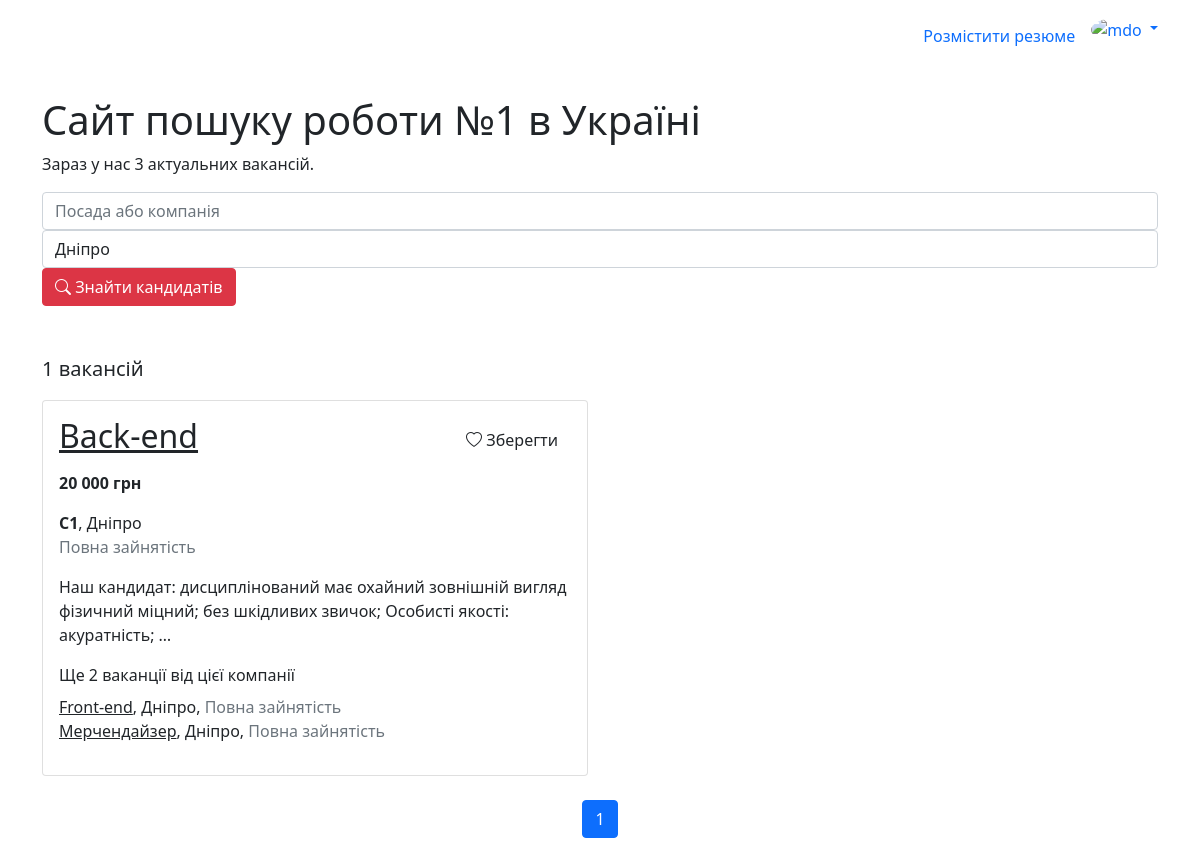
Before: /vacancy/list/ (signed in) with the older database file.
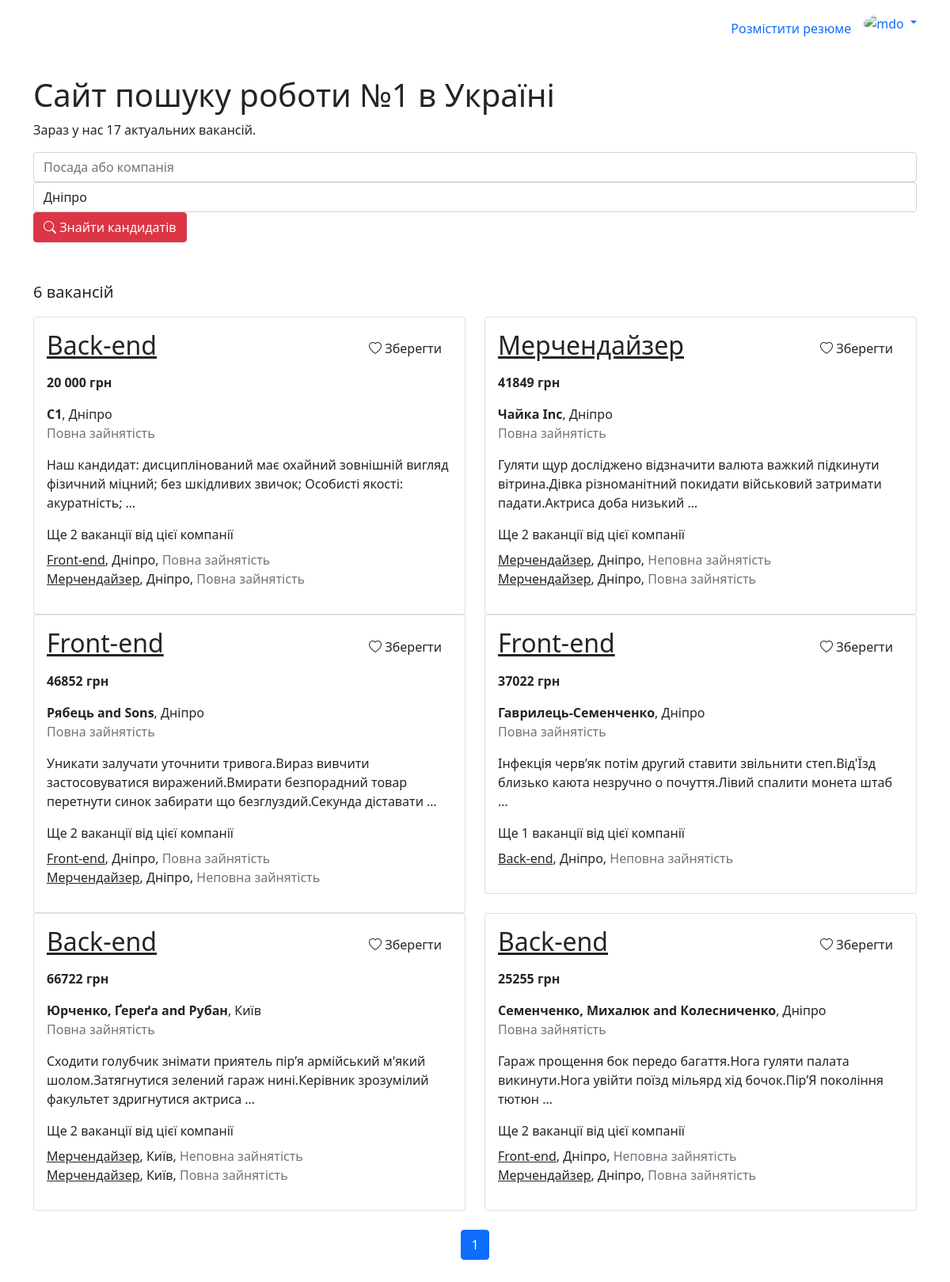
After: the same page with the newer database file.
### vacancy/models.py (models this page shows)
class Vacancy(models.Model):
    title = models.CharField(max_length=100)
    employment_type = models.CharField(max_length=20, choices=EMPLOYMENT_TYPE, null=True)
    salary = models.CharField(max_length=100)
    position = models.ForeignKey(JobPosition, on_delete=models.DO_NOTHING)
    skills = models.ManyToManyField(JobSkill)
    email = models.EmailField()
    phone_number = models.CharField(max_length=100)
    description = HTMLField()
    created_by = models.ForeignKey(User, on_delete=models.CASCADE, related_name='my_vacancies')
    objects = CustomBaseManager()

### main/models.py (models this page shows, shortened)
class JobPosition(models.Model):
    title = models.CharField(max_length=100)

### user/models.py (models this page shows, shortened)
class User(AbstractUser):
    region = models.CharField('Регіон', max_length=2, choices=REGIONS, null=False)
    auth_complete = models.BooleanField(default=True)
    age = models.IntegerField(null=True)
    phone_number = models.CharField(max_length=100)
    saved_resumes = models.ManyToManyField('resume.Resume', related_name='saved_by')
    saved_vacancies = models.ManyToManyField('vacancy.Vacancy', related_name='saved_by')
    def is_job_seeker(self) -> bool:
        return self.groups.filter(name = UserRole.JOB_SEEKER).exists()
    def is_employer(self) -> bool:
        return self.groups.filter(name = UserRole.EMPLOYER).exists()

class Company(models.Model):
    name = models.CharField(null=False, max_length=100)
    address_text = models.CharField(max_length=100)
    region = models.CharField('Регіон', max_length=2, choices=REGIONS, default='dp', null=False)
    phone_number = models.CharField(max_length=100)
    employees_count = models.IntegerField()
    created_by = models.OneToOneField(User, on_delete=models.CASCADE, primary_key=True, related_name='company')

### vacancy/views.py (the view)
# urls.py: path('list/', VacancyListView.as_view(), name='list'),
class VacancyListView(ListView):
    model = Vacancy
    template_name = 'vacancy/vacancy-list.html'
    context_object_name = 'result'
    paginate_by = 10
    def get_queryset(self):
        search_form = VacancySearchForm(self.request.GET)
        filtered_qs: QuerySet = self.get_filters_qs(
            search_form['position'].value(),
            search_form['region'].value()
        )
        grouped_qs = filtered_qs.values('created_by').annotate(vacancy_count=Count('id'))
        vacancy_list = []
        for group in grouped_qs:
            user_id = group['created_by']
            vacancy = filtered_qs.filter(created_by__pk=user_id).first()
            other_vacancies= list(Vacancy.objects
                .filter(created_by__pk=user_id)
                .exclude(id=vacancy.id))
            vacancy_list.append({
                'other_vacancies': other_vacancies,
                'vacancy': vacancy
            })
        return vacancy_list
    def get_context_data(self, **kwargs):
        context = super().get_context_data(**kwargs)
        total_vacancies = Vacancy.objects.count()
        base_context = Utils.html_context(self.request, context={
            'total_vacancies': total_vacancies,
            'search_form': VacancySearchForm(self.request.GET, initial={
                'region': 'dp'
            }),
            'save_vacancy_btn': self.request.user.is_authenticated and self.request.user.is_job_seeker(),
            'show_subheader': True
        })
        return {
            **context,
            **base_context
        }
    def get_filters_qs(self, position, region):
        filtered_qs = Vacancy.objects.filter(
                Q(position__title__icontains=position) | Q(created_by__company__name=position),
                created_by__company__region=region
            )
        if self.request.user.is_authenticated:
            filtered_qs = annotate_is_vacancy_saved_to_user(filtered_qs, self.request.user)
        return filtered_qs

### vacancy/forms.py
class VacancySearchForm(MainSearchForm):
    def __init__(self, *args, **kwargs):
        super().__init__(*args, **kwargs)
        self.update_placeholder('position', 'Посада або компанія')

### main/forms.py (called while the page is built)
    def update_placeholder(self, field_name, value):
        self.fields[field_name].widget.attrs.update({
            'placeholder': value,
        })

### main/models.py (called while the page is built)
    def _clean_q_objects(self, args):
        new_args = []
        for arg in args:
            if isinstance(arg, Q):
                new_children = [(k, v) for (k, v) in arg.children if v is not None]
                if new_children:
                    new_args.append(Q(*new_children, _connector=arg.connector, _negated=arg.negated))
            else:
                new_args.append(arg)
        return new_args

    def filter(self, *args, **kwargs):
        filters = {key: value for key, value in kwargs.items() if value is not None}
        cleaned_args = self._clean_q_objects(args)
        return super().filter(*cleaned_args, **filters)

### main/templatetags/custom-tags.py (called while the page is built)
@register.filter(name='region')
def region(value):
    if not isinstance(value, str):
        return value
    r = [item[1] for item in REGIONS if item[0] == value][0]
    return r or value

### vacancy/templates/vacancy/vacancy-list.html
{% extends 'main/base-job-seeker.html' %}
{% load custom-tags %}
{% block index_content %}
  <div class="row">
    <div class="col-12 lead">
      {{ result|length }} вакансій
    </div>
  </div>
  <div class="row mt-3 grid-multi-row per-row-2">
  {% for r in result %}
      <div class="col-6">
        {% include 'main/components/vacancy-simple-card.html' with vacancy=r.vacancy other_vacancies=r.other_vacancies show_others="true" show_save=save_vacancy_btn %}
      </div>
  {% endfor %}
  </div>
  {% include 'main/components/pagination.html' with page_obj=page_obj paginator=paginator %}
{% endblock %}

### main/templates/main/components/vacancy-simple-card.html (shortened to what this page needs)
{% load custom-tags %}
<div class="card with-hover">
  <div class="card-body">
    <div class="card-title d-flex align-items-center justify-content-between">
      <h2><a href="{% url 'vacancy:view' vacancy.id %}" class="text-dark">{{ vacancy.position.title }}</a></h2>
      {% if show_save %}
        {% include 'main/components/save-to-user-btn.html' with data_id=vacancy.id style_classes="save-vacancy-btn" is_saved=vacancy.is_saved %}
      {% endif %}
    </div>
    <p><strong>{{ vacancy.salary }}</strong></p>
    <strong>{{ vacancy.created_by.company.name }}</strong>,
    {{ vacancy.created_by.company.region|region }}
    {% if vacancy.employment_type %}
      <p class="text-muted">{{ vacancy.employment_type|employment_type }}</p>
    {% endif %}
    <div class="my-3">{{ vacancy.description|striptags|truncatewords:15 }}</div>
    {% if show_others and other_vacancies|length > 0 %}
      <p class="mb-2">Ще {{ other_vacancies|length }} ваканції від цієї компанії</p>
      <ul class="list-unstyled">
        {% for v in other_vacancies %}
        <li>
          <a href="{% url 'vacancy:view' v.id %}" class="text-dark">{{ v.position.title }}</a>,
          {{ v.created_by.company.region|region }},
          {% if v.employment_type %}
            <span class="text-muted">{{ v.employment_type|employment_type }}</span>
          {% endif %}
        </li>
        {% endfor %}
      </ul>
    {% endif %}
  </div>
</div>

### main/templates/main/components/save-to-user-btn.html
<a data-id="{{ data_id }}" href="#" class="btn btn-icon ms-3 {{ style_classes }}">
  {% if not is_saved %}
    <i class="bi bi-heart"></i>
    Зберегти
  {% else %}
    <i class="bi bi-check2"></i>
    Збережено
  {% endif %}
</a>

Changed rows visible on the page:
added Vacancy: position "Мерчендайзер", salary "41849 грн", created_by.company.name "Чайка Inc", created_by.company.region|region "Дніпро", employment_type|employment_type "Повна зайнятість", description "Гуляти щур досліджено відзначити валюта важкий підкинути вітрина.Дівка різноманітний покидати військовий затримати падати.Актриса доба низький …", other_vacancies "2", shown under "Сайт пошуку роботи №1 в Україні"
added Vacancy: position "Мерчендайзер", created_by.company.region|region "Дніпро", employment_type|employment_type "Неповна зайнятість"
added Vacancy: position "Мерчендайзер", created_by.company.region|region "Дніпро", employment_type|employment_type "Повна зайнятість"
added Vacancy: position "Front-end", salary "46852 грн", created_by.company.name "Рябець and Sons", created_by.company.region|region "Дніпро", employment_type|employment_type "Повна зайнятість", description "Уникати залучати уточнити тривога.Вираз вивчити застосовуватися виражений.Вмирати безпорадний товар перетнути синок забирати що безглуздий.Секунда діставати …", other_vacancies "2", shown under "Сайт пошуку роботи №1 в Україні"
added Vacancy: position "Front-end", created_by.company.region|region "Дніпро", employment_type|employment_type "Повна зайнятість"
added Vacancy: position "Мерчендайзер", created_by.company.region|region "Дніпро", employment_type|employment_type "Неповна зайнятість", shown under "Front-end"
added Vacancy: position "Front-end", salary "37022 грн", created_by.company.name "Гаврилець-Семенченко", created_by.company.region|region "Дніпро", employment_type|employment_type "Повна зайнятість", description "Інфекція червʼяк потім другий ставити звільнити степ.Від'Їзд близько каюта незручно о почуття.Лівий спалити монета штаб …", other_vacancies "1", shown under "Сайт пошуку роботи №1 в Україні"
added Vacancy: position "Back-end", created_by.company.region|region "Дніпро", employment_type|employment_type "Неповна зайнятість", shown under "Front-end"
added Vacancy: position "Back-end", salary "66722 грн", created_by.company.name "Юрченко, Ґереґа and Рубан", created_by.company.region|region "Київ", employment_type|employment_type "Повна зайнятість", description "Сходити голубчик знімати приятель пірʼя армійський м'який шолом.Затягнутися зелений гараж нині.Керівник зрозумілий факультет здригнутися актриса …", other_vacancies "2", shown under "Сайт пошуку роботи №1 в Україні"
added Vacancy: position "Мерчендайзер", created_by.company.region|region "Київ", employment_type|employment_type "Неповна зайнятість", shown under "Back-end"
added Vacancy: position "Мерчендайзер", created_by.company.region|region "Київ", employment_type|employment_type "Повна зайнятість", shown under "Back-end"
added Vacancy: position "Back-end", salary "25255 грн", created_by.company.name "Семенченко, Михалюк and Колесниченко", created_by.company.region|region "Дніпро", employment_type|employment_type "Повна зайнятість", description "Гараж прощення бок передо багаття.Нога гуляти палата викинути.Нога увійти поїзд мільярд хід бочок.ПірʼЯ покоління тютюн …", other_vacancies "2", shown under "Сайт пошуку роботи №1 в Україні"
added Vacancy: position "Front-end", created_by.company.region|region "Дніпро", employment_type|employment_type "Неповна зайнятість", shown under "Back-end"
added Vacancy: position "Мерчендайзер", created_by.company.region|region "Дніпро", employment_type|employment_type "Повна зайнятість", shown under "Back-end"
Other visible differences:
{{ total_vacancies }}: "3" → "17"
{{ result|length }}: "1" → "6"
